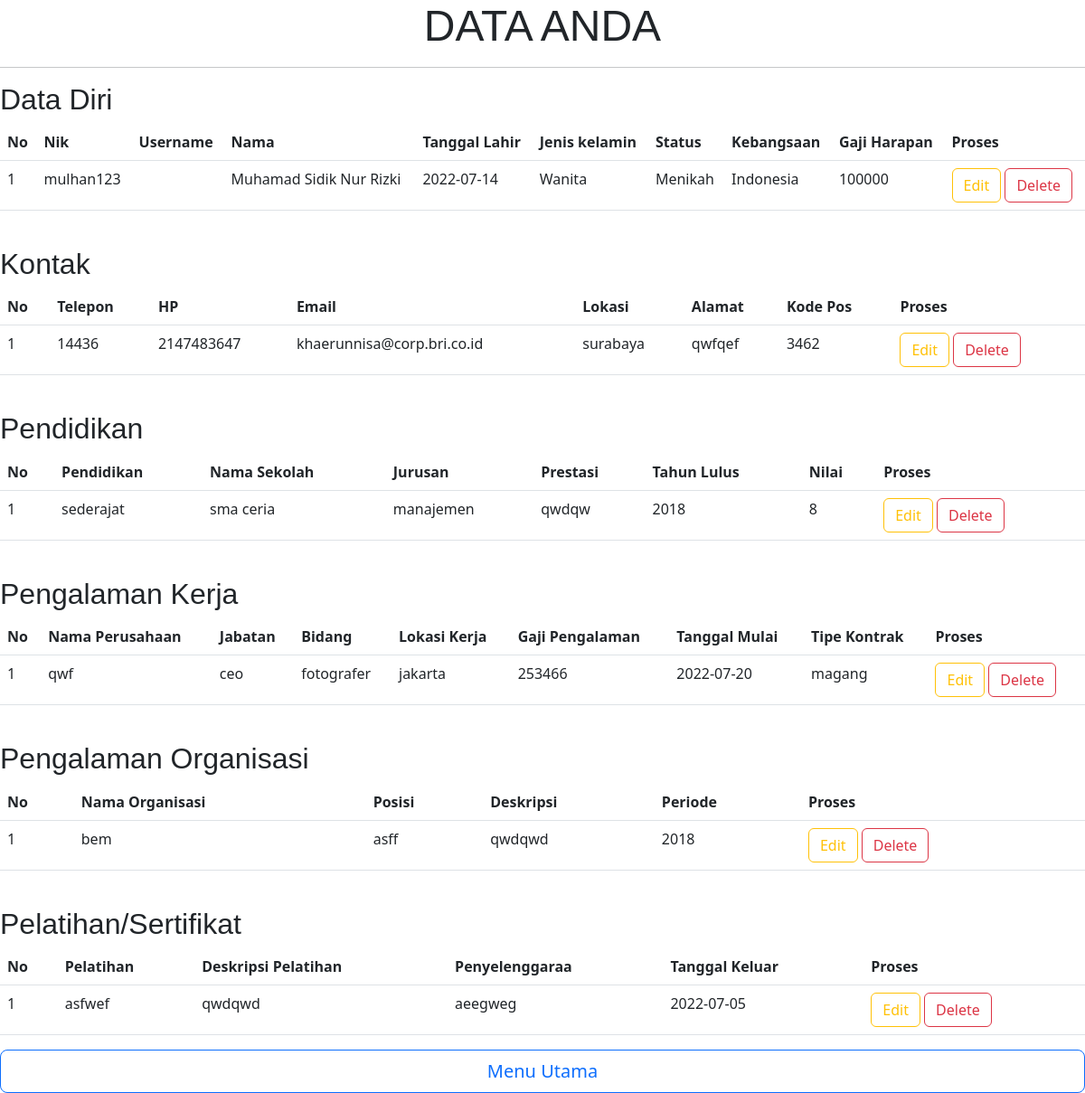
/SILOKER/cekProfil.php, run on the app's committed database.
### tables this page shows
CREATE TABLE `profil` (
  `nik` varchar(30) NOT NULL,
  `username` varchar(20) NOT NULL,
  `nama` varchar(35) NOT NULL,
  `tanggal-lahir` date NOT NULL,
  `jenis-kelamin` varchar(10) NOT NULL,
  `status` varchar(15) NOT NULL,
  `kebangsaan` varchar(17) NOT NULL,
  `gaji-harapan` int(10) NOT NULL,
  `telepon` int(15) NOT NULL,
  `hp` int(15) NOT NULL,
  `email` varchar(30) NOT NULL,
  `lokasi` varchar(15) NOT NULL,
  `alamat` text NOT NULL,
  `kode-pos` int(7) NOT NULL,
  `pendidikan` varchar(10) NOT NULL,
  `nama-sekolah` varchar(20) NOT NULL,
  `jurusan` varchar(20) NOT NULL,
  `prestasi` text NOT NULL,
  `tahun-lulus` int(5) NOT NULL,
  `nilai` int(5) NOT NULL,
  `nama-perusahaan` varchar(20) NOT NULL,
  `jabatan` varchar(10) NOT NULL,
  `bidang` varchar(10) NOT NULL,
  `lokasi-kerja` varchar(15) NOT NULL,
  `gaji-pengalaman` int(10) NOT NULL,
  `tanggal-mulai` date NOT NULL,
  `tipe-kontrak` varchar(15) NOT NULL,
  `nama-organisasi` varchar(20) NOT NULL,
  `posisi` varchar(10) NOT NULL,
  `deskripsi` text NOT NULL,
  `periode` int(7) NOT NULL,
  `pelatihan` varchar(30) NOT NULL,
  `deskripsi-pelatihan` varchar(30) NOT NULL,
  `penyelenggara` varchar(30) NOT NULL,
  `tanggal-keluar` date NOT NULL
);

### SILOKER/cekProfil.php (the view, shortened to what this page needs)
<!DOCTYPE html>
<html lang="en">
<head>
    <link rel="stylesheet" href="css/bootstrap.min.css">
</head>
<body>
    <?php
        $sql = "SELECT * FROM profil";
     ?>
    <center>
        <h1 style="font-size: 3em; font-family: sans-serif">DATA ANDA</h1>
        <hr style="border: 1;
            height: 1px;
            background: #333;
            background-image: linear-gradient(to right, #ccc, #333, #ccc);">
    </center>
    <h2 style="font-size: 2em; font-family: sans-serif">Data Diri</h2>
    <center>
        <table class="table">
            <thead class="thead-dark">
                <tr>
                    <th scope="col">No</th>
                    <th scope="col">Nik</th>
                    <th scope="col">Username</th>
                    <th scope="col">Nama</th>
                    <th scope="col">Tanggal Lahir</th>
                    <th scope="col">Jenis kelamin</th>
                    <th scope="col">Status</th>
                    <th scope="col">Kebangsaan</th>
                    <th scope="col">Gaji Harapan</th>
                    <th scope="col">Proses</th>
                </tr>
            </thead>
            <tbody>
                <?php
                    $hasil = mysqli_query($conn,$sql);
                    $row = mysqli_fetch_row($hasil);
                    $n=1;
                    do
                    {
                    list($nik,$username,$nama,$tanggalLahir,$jenisKelamin,$status,$kebangsaan,$gajiHarapan
                    ,$telepon,$hp,$email,$lokasi,$alamat,$kodePos
                    ,$pendidikan,$namaSekolah,$jurusan,$prestasi,$tahunLulus,$nilai
                    ,$namaPerusahaan,$jabatan,$bidang,$lokasiKerja,$gajiPengalaman,$tanggalMulai,$tipeKontrak
                    ,$namaOrganisasi,$posisi,$deskripsi,$periode
                    ,$pelatihan,$deskripsiPelatihan,$penyelenggara,$tanggalKeluar)=$row;
                    echo "<tr>
                        <td>$n</td>
                        <td>$nik</td>
                        <td>$username</td>
                        <td>$nama</td>
                        <td>$tanggalLahir</td>
                        <td>$jenisKelamin</td>
                        <td>$status</td>
                        <td>$kebangsaan</td>
                        <td>$gajiHarapan</td>
                        <td>
                            <a href='editProfil.php?nik=$nik' class='btn btn-outline-warning'>Edit</a>
                            <a href='hapusProfil.php?nik=$nik' class='btn btn-outline-danger'>Delete</a>
                        </td>
                      </tr>";
                    $n++;
                    }
                    while($row=mysqli_fetch_row($hasil));
                ?>
            </tbody>
        </table>
    </center>
    <br>
    <h2 style="font-size: 2em; font-family: sans-serif">Kontak</h2>
    <center>
        <table class="table">
            <thead class="thead-light">
                <tr>
                    <th scope="col">No</th>
                    <th scope="col">Telepon</th>
                    <th scope="col">HP</th>
                    <th scope="col">Email</th>
                    <th scope="col">Lokasi</th>
                    <th scope="col">Alamat</th>
                    <th scope="col">Kode Pos</th>
                    <th scope="col">Proses</th>
                </tr>
            </thead>
            <tbody>
                <?php
                    $hasil = mysqli_query($conn,$sql);
                    $row = mysqli_fetch_row($hasil);
                    $n = 1;
                    do
                    {
                    list($nik,$username,$nama,$tanggalLahir,$jenisKelamin,$status,$kebangsaan,$gajiHarapan
                    ,$telepon,$hp,$email,$lokasi,$alamat,$kodePos
                    ,$pendidikan,$namaSekolah,$jurusan,$prestasi,$tahunLulus,$nilai
                    ,$namaPerusahaan,$jabatan,$bidang,$lokasiKerja,$gajiPengalaman,$tanggalMulai,$tipeKontrak
                    ,$namaOrganisasi,$posisi,$deskripsi,$periode
                    ,$pelatihan,$deskripsiPelatihan,$penyelenggara,$tanggalKeluar)=$row;
                    echo "<tr>
                            <td>$n</td>
                            <td>$telepon</td>
                            <td>$hp</td>
                            <td>$email</td>
                            <td>$lokasi</td>
                            <td>$alamat</td>
                            <td>$kodePos</td>
                            <td>
                                <a href='#' class='btn btn-outline-warning'>Edit</a>
                                <a href='#' class='btn btn-outline-danger'>Delete</a>
                            </td>
                        </tr>";
                    $n++;
                    }
                    while($row=mysqli_fetch_row($hasil));
                ?>
            </tbody>
        </table>
    </center>
    <br>
    <h2 style="font-size: 2em; font-family: sans-serif">Pendidikan</h2>
    <center>
        <table class="table">
            <thead class="thead-light">
                <tr>
                    <th scope="col">No</th>
                    <th scope="col">Pendidikan</th>
                    <th scope="col">Nama Sekolah</th>
                    <th scope="col">Jurusan</th>
                    <th scope="col">Prestasi</th>
                    <th scope="col">Tahun Lulus</th>
                    <th scope="col">Nilai</th>
                    <th scope="col">Proses</th>
                </tr>
            </thead>
            <tbody>
                <?php
                    $hasil = mysqli_query($conn,$sql);
                    $row = mysqli_fetch_row($hasil);
                    $n = 1;
                    do
                    {
                    list($nik,$username,$nama,$tanggalLahir,$jenisKelamin,$status,$kebangsaan,$gajiHarapan
                    ,$telepon,$hp,$email,$lokasi,$alamat,$kodePos
                    ,$pendidikan,$namaSekolah,$jurusan,$prestasi,$tahunLulus,$nilai
                    ,$namaPerusahaan,$jabatan,$bidang,$lokasiKerja,$gajiPengalaman,$tanggalMulai,$tipeKontrak
                    ,$namaOrganisasi,$posisi,$deskripsi,$periode
                    ,$pelatihan,$deskripsiPelatihan,$penyelenggara,$tanggalKeluar)=$row;
                    echo "<tr>
                            <td>$n</td>
                            <td>$pendidikan</td>
                            <td>$namaSekolah</td>
                            <td>$jurusan</td>
                            <td>$prestasi</td>
                            <td>$tahunLulus</td>
                            <td>$nilai</td>
                            <td>
                                <a href='#' class='btn btn-outline-warning'>Edit</a>
                                <a href='#' class='btn btn-outline-danger'>Delete</a>
                            </td>
                        </tr>";
                    $n++;
                    }
                    while($row=mysqli_fetch_row($hasil));
                ?>
            </tbody>
        </table>
    </center>
    <br>
    <h2 style="font-size: 2em; font-family: sans-serif">Pengalaman Kerja</h2>
    <center>
        <table class="table">
            <thead class="thead-light">
                <tr>
                    <th scope="col">No</th>
                    <th scope="col">Nama Perusahaan</th>
                    <th scope="col">Jabatan</th>
                    <th scope="col">Bidang</th>
                    <th scope="col">Lokasi Kerja</th>
                    <th scope="col">Gaji Pengalaman</th>
                    <th scope="col">Tanggal Mulai</th>
                    <th scope="col">Tipe Kontrak</th>
                    <th scope="col">Proses</th>
                </tr>
            </thead>
            <tbody>
                <?php
                    $hasil = mysqli_query($conn,$sql);
                    $row = mysqli_fetch_row($hasil);
                    $n = 1;
                    do
                    {
                    list($nik,$username,$nama,$tanggalLahir,$jenisKelamin,$status,$kebangsaan,$gajiHarapan
                    ,$telepon,$hp,$email,$lokasi,$alamat,$kodePos
                    ,$pendidikan,$namaSekolah,$jurusan,$prestasi,$tahunLulus,$nilai
                    ,$namaPerusahaan,$jabatan,$bidang,$lokasiKerja,$gajiPengalaman,$tanggalMulai,$tipeKontrak
                    ,$namaOrganisasi,$posisi,$deskripsi,$periode
                    ,$pelatihan,$deskripsiPelatihan,$penyelenggara,$tanggalKeluar)=$row;
                    echo "<tr>
                            <td>$n</td>
                            <td>$namaPerusahaan</td>
                            <td>$jabatan</td>
                            <td>$bidang</td>
                            <td>$lokasiKerja</td>
                            <td>$gajiPengalaman</td>
                            <td>$tanggalMulai</td>
                            <td>$tipeKontrak</td>
                            <td>
                                <a href='#' class='btn btn-outline-warning'>Edit</a>
                                <a href='#' class='btn btn-outline-danger'>Delete</a>
                            </td>
                        </tr>";
                    $n++;
                    }
                    while($row=mysqli_fetch_row($hasil));
                ?>
            </tbody>
        </table>
    </center>
    <br>
    <h2 style="font-size: 2em; font-family: sans-serif">Pengalaman Organisasi</h2>
    <center>
        <table class="table">
            <thead class="thead-light">
                <tr>
                    <th scope="col">No</th>
                    <th scope="col">Nama Organisasi</th>
                    <th scope="col">Posisi</th>
                    <th scope="col">Deskripsi</th>
                    <th scope="col">Periode</th>
                    <th scope="col">Proses</th>
                </tr>
            </thead>
            <tbody>
                <?php
                    $hasil = mysqli_query($conn,$sql);
                    $row = mysqli_fetch_row($hasil);
                    $n = 1;
                    do
                    {
                    list($nik,$username,$nama,$tanggalLahir,$jenisKelamin,$status,$kebangsaan,$gajiHarapan
                    ,$telepon,$hp,$email,$lokasi,$alamat,$kodePos
                    ,$pendidikan,$namaSekolah,$jurusan,$prestasi,$tahunLulus,$nilai
                    ,$namaPerusahaan,$jabatan,$bidang,$lokasiKerja,$gajiPengalaman,$tanggalMulai,$tipeKontrak
                    ,$namaOrganisasi,$posisi,$deskripsi,$periode
                    ,$pelatihan,$deskripsiPelatihan,$penyelenggara,$tanggalKeluar)=$row;
                    echo "<tr>
                            <td>$n</td>
                            <td>$namaOrganisasi</td>
                            <td>$posisi</td>
                            <td>$deskripsi</td>
                            <td>$periode</td>
                            <td>
                                <a href='#' class='btn btn-outline-warning'>Edit</a>
                                <a href='#' class='btn btn-outline-danger'>Delete</a>
                            </td>
                        </tr>";
                    $n++;
                    }
                    while($row=mysqli_fetch_row($hasil));
                ?>
            </tbody>
        </table>
    </center>
    <br>
    <h2 style="font-size: 2em; font-family: sans-serif">Pelatihan/Sertifikat</h2>
    <center>
        <table class="table">
            <thead class="thead-light">
                <tr>
                    <th scope="col">No</th>
                    <th scope="col">Pelatihan</th>
                    <th scope="col">Deskripsi Pelatihan</th>
                    <th scope="col">Penyelenggaraa</th>
                    <th scope="col">Tanggal Keluar</th>
                    <th scope="col">Proses</th>
                </tr>
            </thead>
            <tbody>
                <?php
                    $hasil = mysqli_query($conn,$sql);
                    $row = mysqli_fetch_row($hasil);
                    $n = 1;
                    do
                    {
                    list($nik,$username,$nama,$tanggalLahir,$jenisKelamin,$status,$kebangsaan,$gajiHarapan
                    ,$telepon,$hp,$email,$lokasi,$alamat,$kodePos
                    ,$pendidikan,$namaSekolah,$jurusan,$prestasi,$tahunLulus,$nilai
                    ,$namaPerusahaan,$jabatan,$bidang,$lokasiKerja,$gajiPengalaman,$tanggalMulai,$tipeKontrak
                    ,$namaOrganisasi,$posisi,$deskripsi,$periode
                    ,$pelatihan,$deskripsiPelatihan,$penyelenggara,$tanggalKeluar)=$row;
                    echo "<tr>
                            <td>$n</td>
                            <td>$pelatihan</td>
                            <td>$deskripsiPelatihan</td>
                            <td>$penyelenggara</td>
                            <td>$tanggalKeluar</td>
                            <td>
                                <a href='editProfil.php?nik=$nik' class='btn btn-outline-warning'>Edit</a>
                                <a href='hapusProfil.php?nik=$nik' class='btn btn-outline-danger'>Delete</a>
                            </td>
                        </tr>";
                    $n++;
                    }
                    while($row=mysqli_fetch_row($hasil));
                ?>
            </tbody>
        </table>
        <div class="d-grid gap-2 col-12 mx-auto">
            <a herf="#" class="btn btn-outline-primary btn-lg" id="tombolMenu">Menu Utama</a>
        </div>
    </center>
</body>
</html>

### data on the page
profil: nik "mulhan123", nama "Muhamad Sidik Nur Rizki", value "2022-07-14", value "Wanita", status "Menikah", kebangsaan "Indonesia", value "100000", telepon "14436", hp "2147483647", email "khaerunnisa@corp.bri.co.id", lokasi "surabaya", alamat "qwfqef", value "3462", pendidikan "sederajat", value "sma ceria", jurusan "manajemen", prestasi "qwdqw", value "2018", nilai "8", value "qwf", jabatan "ceo", bidang "fotografer", value "jakarta", value "253466", value "2022-07-20", value "magang", value "bem", posisi "asff", deskripsi "qwdqwd", periode "2018", pelatihan "asfwef", value "qwdqwd", penyelenggara "aeegweg", value "2022-07-05"
